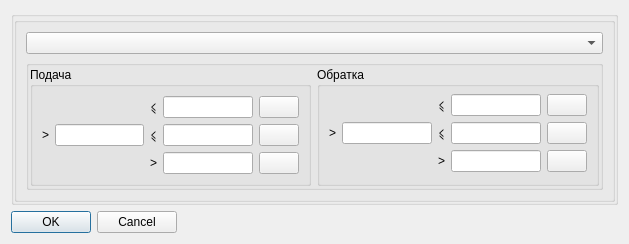
<?xml version="1.0" encoding="UTF-8"?>
<ui version="4.0">
 <class>ParamUT</class>
 <widget class="QDialog" name="Dialog">
  <property name="geometry">
   <rect>
    <x>0</x>
    <y>0</y>
    <width>629</width>
    <height>239</height>
   </rect>
  </property>
  <property name="windowTitle">
   <string>Укажите пределы параметров для выделения</string>
  </property>
  <layout class="QVBoxLayout">
   <item>
    <widget class="QGroupBox" name="groupBox_2">
     <property name="title">
      <string/>
     </property>
     <property name="flat">
      <bool>true</bool>
     </property>
     <layout class="QHBoxLayout">
      <property name="spacing">
       <number>6</number>
      </property>
      <property name="leftMargin">
       <number>0</number>
      </property>
      <property name="topMargin">
       <number>0</number>
      </property>
      <property name="rightMargin">
       <number>0</number>
      </property>
      <property name="bottomMargin">
       <number>0</number>
      </property>
      <item>
       <widget class="QGroupBox" name="groupBox_4">
        <property name="title">
         <string/>
        </property>
        <property name="flat">
         <bool>true</bool>
        </property>
        <layout class="QVBoxLayout">
         <item>
          <widget class="QComboBox" name="comboBox"/>
         </item>
         <item>
          <widget class="QGroupBox" name="groupBox_PO">
           <property name="flat">
            <bool>true</bool>
           </property>
           <layout class="QHBoxLayout">
            <property name="leftMargin">
             <number>1</number>
            </property>
            <property name="topMargin">
             <number>1</number>
            </property>
            <property name="rightMargin">
             <number>1</number>
            </property>
            <property name="bottomMargin">
             <number>1</number>
            </property>
            <item>
             <widget class="QGroupBox" name="groupBox_P">
              <property name="title">
               <string>Подача</string>
              </property>
              <layout class="QGridLayout">
               <item row="0" column="2">
                <widget class="QLabel" name="label_P_1">
                 <property name="text">
                  <string>⩽</string>
                 </property>
                </widget>
               </item>
               <item row="0" column="3">
                <widget class="QLineEdit" name="lineEdit_P_1"/>
               </item>
               <item row="0" column="4">
                <widget class="QPushButton" name="pushButton_P_1">
                 <property name="text">
                  <string/>
                 </property>
                </widget>
               </item>
               <item row="1" column="0">
                <widget class="QLabel" name="label_P_1_">
                 <property name="text">
                  <string>&gt;</string>
                 </property>
                </widget>
               </item>
               <item row="1" column="1">
                <widget class="QLineEdit" name="lineEdit_P_1_"/>
               </item>
               <item row="1" column="2">
                <widget class="QLabel" name="label_P_2">
                 <property name="text">
                  <string>⩽</string>
                 </property>
                </widget>
               </item>
               <item row="1" column="3">
                <widget class="QLineEdit" name="lineEdit_P_2"/>
               </item>
               <item row="1" column="4">
                <widget class="QPushButton" name="pushButton_P_2">
                 <property name="text">
                  <string/>
                 </property>
                </widget>
               </item>
               <item row="2" column="2">
                <widget class="QLabel" name="label_P_3">
                 <property name="text">
                  <string>&gt;</string>
                 </property>
                </widget>
               </item>
               <item row="2" column="3">
                <widget class="QLineEdit" name="lineEdit_P_3"/>
               </item>
               <item row="2" column="4">
                <widget class="QPushButton" name="pushButton_P_3">
                 <property name="text">
                  <string/>
                 </property>
                </widget>
               </item>
              </layout>
             </widget>
            </item>
            <item>
             <widget class="QGroupBox" name="groupBox_O">
              <property name="title">
               <string>Обратка</string>
              </property>
              <layout class="QGridLayout">
               <property name="topMargin">
                <number>7</number>
               </property>
               <item row="0" column="2">
                <widget class="QLabel" name="label_O_1">
                 <property name="text">
                  <string>⩽</string>
                 </property>
                </widget>
               </item>
               <item row="0" column="3">
                <widget class="QLineEdit" name="lineEdit_O_1"/>
               </item>
               <item row="0" column="4">
                <widget class="QPushButton" name="pushButton_O_1">
                 <property name="text">
                  <string/>
                 </property>
                </widget>
               </item>
               <item row="1" column="0">
                <widget class="QLabel" name="label_O_1_">
                 <property name="text">
                  <string>&gt;</string>
                 </property>
                </widget>
               </item>
               <item row="1" column="1">
                <widget class="QLineEdit" name="lineEdit_O_1_"/>
               </item>
               <item row="1" column="2">
                <widget class="QLabel" name="label_O_2">
                 <property name="text">
                  <string>⩽</string>
                 </property>
                </widget>
               </item>
               <item row="1" column="3">
                <widget class="QLineEdit" name="lineEdit_O_2"/>
               </item>
               <item row="1" column="4">
                <widget class="QPushButton" name="pushButton_O_2">
                 <property name="text">
                  <string/>
                 </property>
                </widget>
               </item>
               <item row="2" column="2">
                <widget class="QLabel" name="label_O_3">
                 <property name="text">
                  <string>&gt;</string>
                 </property>
                </widget>
               </item>
               <item row="2" column="3">
                <widget class="QLineEdit" name="lineEdit_O_3"/>
               </item>
               <item row="2" column="4">
                <widget class="QPushButton" name="pushButton_O_3">
                 <property name="text">
                  <string/>
                 </property>
                </widget>
               </item>
              </layout>
             </widget>
            </item>
           </layout>
          </widget>
         </item>
         <item>
          <spacer name="verticalSpacer">
           <property name="orientation">
            <enum>Qt::Vertical</enum>
           </property>
           <property name="sizeHint" stdset="0">
            <size>
             <width>20</width>
             <height>40</height>
            </size>
           </property>
          </spacer>
         </item>
        </layout>
       </widget>
      </item>
     </layout>
    </widget>
   </item>
   <item alignment="Qt::AlignLeft">
    <widget class="QDialogButtonBox" name="buttonBox">
     <property name="orientation">
      <enum>Qt::Horizontal</enum>
     </property>
     <property name="standardButtons">
      <set>QDialogButtonBox::Cancel|QDialogButtonBox::Ok</set>
     </property>
    </widget>
   </item>
  </layout>
 </widget>
 <resources/>
 <connections>
  <connection>
   <sender>buttonBox</sender>
   <signal>accepted()</signal>
   <receiver>Dialog</receiver>
   <slot>accept()</slot>
   <hints>
    <hint type="sourcelabel">
     <x>248</x>
     <y>254</y>
    </hint>
    <hint type="destinationlabel">
     <x>157</x>
     <y>274</y>
    </hint>
   </hints>
  </connection>
  <connection>
   <sender>buttonBox</sender>
   <signal>rejected()</signal>
   <receiver>Dialog</receiver>
   <slot>reject()</slot>
   <hints>
    <hint type="sourcelabel">
     <x>316</x>
     <y>260</y>
    </hint>
    <hint type="destinationlabel">
     <x>286</x>
     <y>274</y>
    </hint>
   </hints>
  </connection>
 </connections>
</ui>
